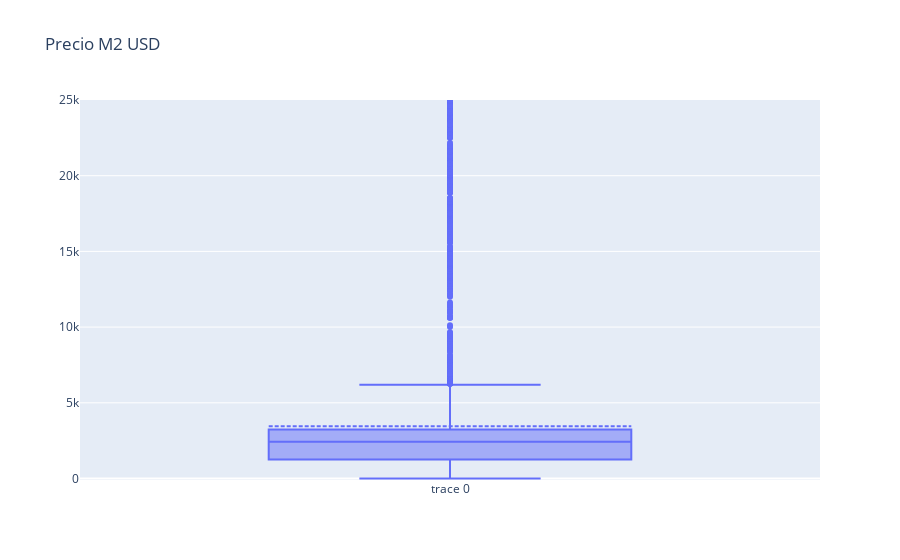

Source (notebook cell):
### Code cell
fig = go.Figure()

fig.add_trace(go.Box(
#    x=df_filtrado_prov["Provincia"],
    y=df["Precio M2 USD"],
    boxmean=True))
fig.update_layout(yaxis_range=[-100,25000], title="Precio M2 USD")
fig.show()

### Figure 1 — Plotly figure (JSON) as saved in the notebook; plotly's stock layout.template omitted (floating-point values rounded to 4 significant figures; data arrays with more than 128 entries replaced by an {"elided": "..."} marker saying what was removed)
{"data": [{"boxmean": true, "type": "box", "y": {"elided": "9184 float values"}}], "layout": {"title": {"text": "Precio M2 USD"}, "yaxis": {"range": [-100, 25000]}}}
